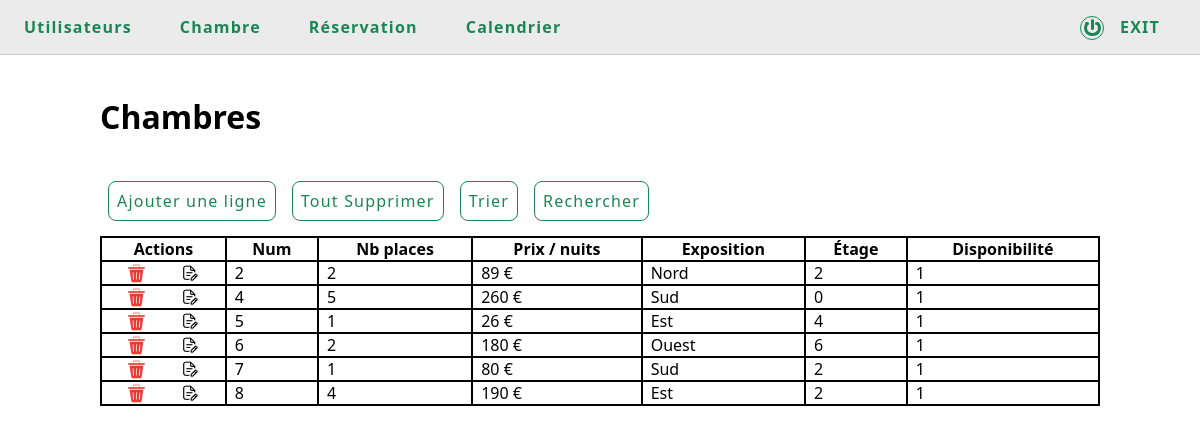
/projets/hotel-neptune/admin/chambre.php (signed in), run on the app's committed database.
### tables this page shows
CREATE TABLE IF NOT EXISTS `chambre` (
  `num` int(11) NOT NULL AUTO_INCREMENT,
  `nb_place` int(11) NOT NULL,
  `prix/nuit` int(11) NOT NULL,
  `expo` text NOT NULL,
  `etage` int(11) NOT NULL,
  `dispo` tinyint(1) NOT NULL DEFAULT '0',
  PRIMARY KEY (`num`)
);

### projets/hotel-neptune/admin/chambre.php (the view, shortened to what this page needs)
<!DOCTYPE html>
<html>
    <head>
        <?php include("php/head.php"); ?>
        <link rel="stylesheet"  href="style/style_table.css">
    </head>
    <body>
        <header>
            <?php include("php/header.php"); ?>
        </header>
        <div id="afficher">
        <div id="afficher2">
        <div id="afficher3">
        <div id="afficher4">
            <div id="masquer">
            <div id="masquer2">
            <div id="masquer3">
            <div id="masquer4">
                <div class="global-container global-chambre">
                    <h1>Chambres</h1>
                    <br><br>
                    <?php
                        include("php/link_db.php");
                        $url = $_SERVER['REQUEST_URI'];
                        $url = strstr($url,'?');
                        $url = substr($url, 1, 10);
                        if(!empty($url)) {
                            if(substr($url, 0, 3) == 'tri') {
                                $tri = htmlspecialchars($_GET['tri']);
                                $sens = htmlspecialchars($_GET['sens']);
                                $sql = "SELECT * FROM `chambre` ORDER BY `$tri` $sens";
                            }
                            else if(substr($url, 0, 10) == 'searchType') {
                                $searchType = htmlspecialchars($_GET['searchType']);
                                $search = htmlspecialchars($_GET['search']);
                                $sql = "SELECT * FROM `chambre` WHERE `$searchType` = '$search'";
                            } else {
                                $sql = "SELECT * FROM `chambre` ORDER BY `num` ASC";
                            }
                        } else {
                            $sql = "SELECT * FROM `chambre` ORDER BY `num` ASC";
                        }
                        $requete = $db->query($sql);
                        $chambres = $requete->fetchAll();
                        $sql = "SELECT * FROM `resa` ORDER BY `d_fin` ASC";
                        $requete = $db->query($sql);
                        $resa = $requete->fetchAll();
                    ?>
                        <div class="bouton-haut">
                            <div class="insert-line">
                                <a href="#afficher" class="afficher">Ajouter une ligne</a>
                            </div>
                            <div class="supp-all">
                                <a href="php/gestion_BDD/chambre/chambre_delete.php?num=all">Tout Supprimer</a>
                            </div>
                            <div class="trier">
                                <a href="#afficher3" class="afficher3">Trier</a>
                            </div>
                            <div class="search">
                                <a href="#afficher4" class="afficher4">Rechercher</a>
                            </div>
                        </div>
                        <table>
                            <tr>
                                <th> Actions </th>
                                <th> Num </td>
                                <th> Nb places</td>
                                <th> Prix / nuits </td>
                                <th> Exposition </td>
                                <th> Étage </td>
                                <th> Disponibilité </td>
                            </tr>
                            <?php foreach ($chambres as $chambre){ ?>
                            <tr>
                                <td class="table-center">
                                    <a href="php/gestion_BDD/user/chambre_delete.php?num=<?php echo $chambre['num']; ?>"><img src="image/effacer.png" alt="logo effacer"></a>
                                    <a href="?num=<?php echo $chambre['num']; ?>#afficher2" class="afficher2"><img src="image/modifier.png" alt="logo modifier"></a>
                                </td>
                                <td> <?php echo $chambre['num']; ?> </td>
                                <td> <?php echo $chambre['nb_place']; ?> </td>
                                <td> <?php echo $chambre['prix/nuit'].' €'; ?> </td>
                                <td>
                                    <?php
                                        if($chambre['expo'] == 'N') {
                                            echo 'Nord';
                                        }
                                        if($chambre['expo'] == 'S') {
                                            echo 'Sud';
                                        }
                                        if($chambre['expo'] == 'E') {
                                            echo 'Est';
                                        }
                                        if($chambre['expo'] == 'W') {
                                            echo 'Ouest';
                                        }
                                    ?>
                                </td>
                                <td> <?php echo $chambre['etage']; ?> </td>
                                <td>
                                    <?php
                                        $tab = [];
                                        $df = [];
                                        foreach($resa as $reservation){
                                            $num_resa = (int)$reservation['num_chambre'];
                                            $num_chambre = (int)$chambre['num'];
                                            $dif = $num_chambre - $num_resa;
                                            array_push($tab, $dif);
                                            if($dif == 0) {
                                                $date_resa = $reservation['d_fin'];
                                                array_push($df, $date_resa);
                                            }
                                        }
                                        if(in_array(0, $tab)) {
                                            $days = date("d");
                                            $mons = date("m");
                                            $years = date("Y");
                                            $date = $years.'-'.$mons.'-'.$days;
                                            foreach($df as $date_compare) {
                                                if ($date_compare < $date){
                                                    $sql = "UPDATE `chambre` SET `dispo` = 1 WHERE `num` = $num_chambre";
                                                } else {
                                                    $sql = "UPDATE `chambre` SET `dispo` = 0 WHERE `num` = $num_chambre";
                                                }
                                            }
                                        } else {
                                            $sql = "UPDATE `chambre` SET `dispo` = 1 WHERE `num` = $num_chambre ";
                                        }
                                        echo $sql[31];
                                    ?>
                                </td>
                            </tr>
                            <?php } ?>
                        </table>
                    <br><br><br>
                </div>
            </div>
            </div>
            </div>
            </div>
        </div>
        </div>
        </div>
        </div>
    </body>
</html>

### projets/hotel-neptune/admin/php/head.php (shortened to what this page needs)
<link rel="stylesheet"  href="style/main.css">

### projets/hotel-neptune/admin/php/header.php (shortened to what this page needs)
<nav class="nav">
  <ul class="nav-list">
    <li class="nav-item"><a href="user.php">Utilisateurs</a></li>
    <li class="nav-item"><a href="chambre.php">Chambre</a></li>
    <li class="nav-item"><a href="resa.php">Réservation</a></li>
    <li class="nav-item"><a href="calendrier.php">Calendrier</a></li>
    <li class="nav-item">
      <a href="../">
          <div class="bouton-power-off">
            <div class="boule-cercle-gauche"></div>
            <div class="boule-cercle-droite"></div>
            <div class="barre"></div>
          </div>
          EXIT
        </a>
    </li>
  </ul>
</nav>

### projets/hotel-neptune/admin/style/main.css (style rules this page uses)
*, *::before, *::after { box-sizing: border-box; }
* { padding: 0; margin: 0; border-style: border-box; list-style: none; text-decoration: none; }
html { scroll-behavior: smooth; }
body { background-color: none; font-family: "Segoe UI",Roboto,"Helvetica Neue","Noto Sans","Liberation Sans",Arial,sans-serif,"Apple Color Emoji","Segoe UI Emoji","Segoe UI Symbol","Noto Color Emoji"; }
.nav-list { padding: 1rem 0 1rem 1rem; display: flex; justify-content: flex-end; align-items: center; background-color: rgb(235, 235, 235); }
.nav-item { margin-right: 2rem; font-weight: 600; }
.nav-item a { color:#198754; letter-spacing: 1.2px; border-radius: .5rem; padding: .5rem; transition: .25s; }
.nav-item:last-child { margin-left: auto; margin-right: 2rem; }
.nav { border-bottom: solid 1px rgb(200, 200, 200); }
img { transform: scale(1.6); margin: 0 .5rem; }
:root { --taille_logo: 1.5rem; --couleur_logo: #198754; --taille_cercle: calc(var(--taille_logo) * 0.7); --bordure_cercle: calc(var(--taille_logo) * 0.15); --taille_boule: calc(var(--taille_logo) * 0.15); }
.bouton-power-off { width: var(--taille_logo); height: var(--taille_logo); background: transparent; border: solid calc(var(--taille_logo) * 0.04) var(--couleur_logo); border-radius: 50%; position: absolute; margin: 0 -2rem; transition: .25s; }
.bouton-power-off .boule-cercle-gauche, .bouton-power-off .boule-cercle-droite { width: var(--taille_boule); height: var(--taille_boule); background: var(--couleur_logo); border-radius: 50%; position: absolute; top: calc(var(--taille_logo) * 0.2); }
.bouton-power-off .boule-cercle-gauche { left: calc(var(--taille_logo) * 0.181); }
.bouton-power-off .boule-cercle-droite { left: calc(var(--taille_logo) * 0.594); }
.bouton-power-off .barre { width: calc(var(--taille_logo) * 0.14); height: calc(var(--taille_logo) * 0.46); background: var(--couleur_logo); border-radius: calc(var(--taille_logo) * 0.11);; position: absolute; top: calc(var(--taille_logo) * 0.1); left: calc(var(--taille_logo) * 0.4); }
.global-container { display: flex; flex-direction: column; flex-wrap: wrap; justify-content: space-evenly; width: 100%; max-width: 1032px; margin-top: 2rem; margin-left: auto; margin-right: auto; padding: .5rem 1rem; }
@media screen and (max-width : 1850px) { .global-container { display: flex; flex-direction: column; flex-wrap: wrap; justify-content: space-evenly; width: 100%; max-width: 1032px; margin-top: 2rem; margin-left: 406px; margin-right: auto; padding: .5rem 1rem; } }
@media screen and (max-width : 1450px) { .global-container { display: flex; flex-direction: column; flex-wrap: wrap; justify-content: space-evenly; width: 100%; max-width: 1032px; margin-top: 2rem; margin-left: auto; margin-right: auto; padding: .5rem 1rem; } }

### projets/hotel-neptune/admin/style/style_table.css (style rules this page uses)
table { border: solid 1px #000; border-spacing: 0; }
table th, table td { border: solid 1px #000; padding: 0rem .5rem; }
.bouton-haut { display: flex; margin-bottom: 1rem; }
.supp-all { padding: .5rem; }
.supp-all a { color: #198754; letter-spacing: 1.2px; border: solid 1px #198754; border-radius: .5rem; padding: .5rem; transition: .25s; }
.insert-line { padding: .5rem; }
.insert-line a { color: #198754; letter-spacing: 1.2px; border: solid 1px #198754; border-radius: .5rem; padding: .5rem; transition: .25s; }
.search { padding: .5rem; }
.search a { color: #198754; letter-spacing: 1.2px; border: solid 1px #198754; border-radius: .5rem; padding: .5rem; transition: .25s; }
.trier { padding: .5rem; }
.trier a { color: #198754; letter-spacing: 1.2px; border: solid 1px #198754; border-radius: .5rem; padding: .5rem; transition: .25s; }
img { width: .7rem; }
.table-center { display: flex; justify-content: space-around; align-items: center; }

### data on the page
chambre: num "2", nb_place "2", value "89", expo "Nord", etage "2", num "1"
chambre: num "4", nb_place "5", value "260", expo "Sud", etage "0", num "1"
chambre: num "5", nb_place "1", value "26", expo "Est", etage "4", num "1"
chambre: num "6", nb_place "2", value "180", expo "Ouest", etage "6", num "1"
chambre: num "7", nb_place "1", value "80", expo "Sud", etage "2", num "1"
chambre: num "8", nb_place "4", value "190", expo "Est", etage "2", num "1"
